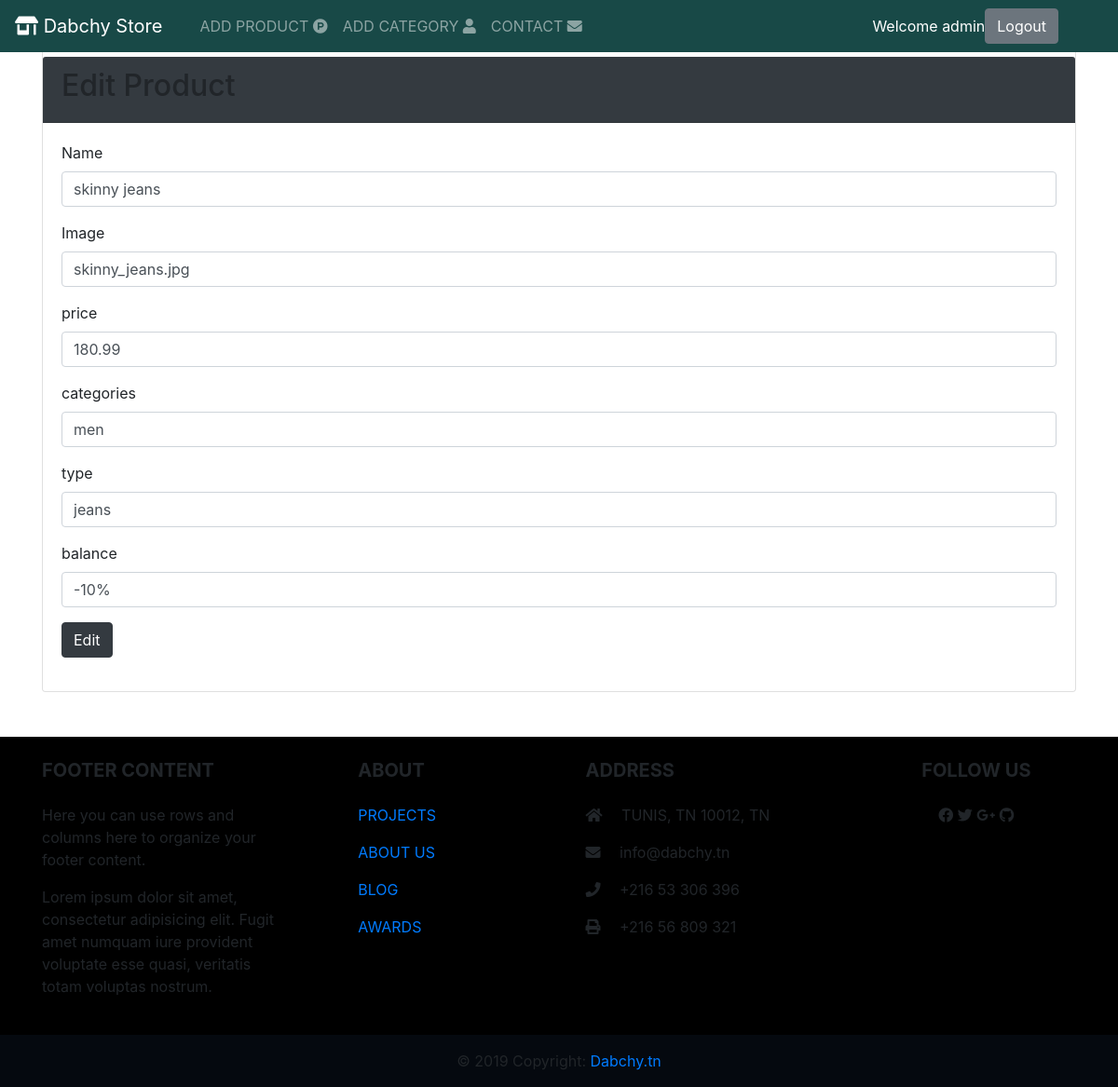
The app's page /frm_update_action.php?id=84 (signed in) with its own data.
### tables this page shows
CREATE TABLE IF NOT EXISTS `tbl_product` (
  `id` int(11) NOT NULL,
  `name` varchar(255) NOT NULL,
  `image` varchar(255) NOT NULL,
  `price` double(10,2) NOT NULL,
  `cathegories` varchar(20) DEFAULT NULL,
  `type` varchar(20) DEFAULT NULL,
  `balance` varchar(10) DEFAULT NULL,
  `quantity` int(11) DEFAULT NULL
);

### produit.php (called while the page is built, shortened)
<?php
class Produit {
	private $name;
	private $image;
	private $price;
    private $cathegories;
    private $type;
    private $balance;
	public function __construct($name ,$image ,$price ,$cathegories ,$type , $balance){
		$this->name= $name;
		$this->image= $image;
		$this->price= $price;
        $this->cathegories= $cathegories;
        $this->type= $type;
        $this->balance= $balance;
	}
	public static function getProduitById($id) {
        $con = new PDO('mysql:host=localhost;dbname=test', 'root', '');
        $req = "select * from tbl_product where id=$id";
        $stmt = $con->query($req);
        $tabProduit = $stmt->fetch(PDO::FETCH_ASSOC);
        $objProduit = new Produit($tabProduit['name'], $tabProduit['image'], $tabProduit['price'], $tabProduit['cathegories'], $tabProduit['type'], $tabProduit['balance']);
        return $objProduit;
    }
    public function getName() {
        return $this->name;
    }
    public function getImage() {
        return $this->image;
    }
    public function getPrice() {
        return $this->price;
    }
    public function getCathegories() {
        return $this->cathegories;
    }
    public function getType() {
        return $this->type;
    }
    public function getBalance() {
        return $this->balance;
    }
}

### frm_update_action.php (the view, shortened to what this page needs)
<?php
require_once './produit.php';
$id = $_GET['id'];
$objProduit = Produit::getProduitById($id);
?>
<!doctype html>
<html lang="en">
  <head>
    <link rel="stylesheet" href="https://maxcdn.bootstrapcdn.com/bootstrap/4.3.1/css/bootstrap.min.css">
  <link rel="stylesheet" href="https://use.fontawesome.com/releases/v5.8.0/css/all.css">
    <link rel="stylesheet" href="https://maxcdn.bootstrapcdn.com/bootstrap/4.0.0-beta.2/css/bootstrap.min.css">
  </head>
  <body class="">
  <nav class="navbar navbar-expand-md navbar-dark fixed-top text-white" style="background: #184947
" id="col">
        <a class="text-white navbar-brand" href="#">
            <i class="fas fa-store-alt"></i> Dabchy Store
        </a>
        <div class="collapse navbar-collapse" id="navbarCollapse">
            <ul class="navbar-nav mr-auto menu">
                <li class="nav-item active">
                <a href="" class="nav-link"> </a>
            </li>
            <li class="nav-item">
                <a class="nav-link "href="frm_ajout_action.php">ADD PRODUCT <i class="fab fa-product-hunt"></i></i></i></a>
            </li>
            <li class="nav-item">
                <a class="nav-link "href="alo/index.html">ADD CATEGORY <i class="fas fa-user"></i></i></i></a>
            </li>
            <li class="nav-item">
                <a class="nav-link "href="contactAdmin.php">CONTACT <i class="fas fa-envelope"></i></a>
            </li>
            </ul>
            <form class="form-inline mt-2 mt-md-0">
                <?php
    if(isset($_SESSION['User']))
    {
        echo 'Welcome ' .$_SESSION['User'].'';
        echo ' <a href="logout.php ?logout" class="btn btn-secondary float-right mr-5"> Logout</a>';
    }
    else
    {
        header("location:loginn.php");
    }
?>
            </form>
        </div>
        </nav>
      <div class="container">
  <div class="card mt-5" style="background-color:">
    <div class="card-header bg-dark" style="margin-top:12px;">
      <h2>Edit Product</h2>
    </div>
    <div class="card-body">
      <form method="post" action="frm_update.php">
        <div class="form-group">
          <label for="name">Name</label>
          <input type="text" name="name" id="name" class="form-control" value="<?php echo $objProduit->getName(); ?>" required>
        </div>
        <div class="form-group">
          <label for="name">Image</label>
          <input type="text" name="image" id="name" class="form-control" value="<?php echo $objProduit->getImage(); ?>" required>
        </div>
        <div class="form-group">
          <label for="name">price</label>
          <input type="text" name="price" id="name" class="form-control" value="<?php echo $objProduit->getPrice(); ?>"required>
        </div>
        <div class="form-group">
          <label for="name">categories</label>
          <input type="text" name="categories" id="name" class="form-control" value="<?php echo $objProduit->getCathegories(); ?>"required>
        </div>
        <div class="form-group">
          <label for="name">type</label>
          <input type="text" name="type" id="name" class="form-control" value="<?php echo $objProduit->gettype(); ?>"required>
        </div>
        <div class="form-group">
          <label for="email">balance</label>
          <input type="text" name="balance" id="email" class="form-control" value="<?php echo $objProduit->getBalance(); ?>">
        </div>
        <div class="form-group">
        <input type="hidden" name="id" value="<?php echo $id = $_GET['id'];  ?>">
          <button type="submit" class="btn btn-dark">Edit</button>
        </div>
      </form>
    </div>
  </div>
</div>
<br>
<br>
<footer style="background-color: #000000" >
    <div class="container text-center text-md-left" >
      <div class="row">
        <div class="col-md-4 col-lg-3 mr-auto my-md-4 my-0 mt-4 mb-1">
          <h5 class="font-weight-bold text-uppercase mb-4">Footer Content</h5>
          <p>Here you can use rows and columns here to organize your footer content.</p>
          <p>Lorem ipsum dolor sit amet, consectetur adipisicing elit. Fugit amet numquam iure provident voluptate esse
            quasi, veritatis totam voluptas nostrum.</p>
        </div>
        <div class="col-md-2 col-lg-2 mx-auto my-md-4 my-0 mt-4 mb-1">
          <h5 class="font-weight-bold text-uppercase mb-4">About</h5>
          <ul class="list-unstyled">
            <li>
              <p>
                <a href="#!">PROJECTS</a>
              </p>
            </li>
            <li>
              <p>
                <a href="#!">ABOUT US</a>
              </p>
            </li>
            <li>
              <p>
                <a href="#!">BLOG</a>
              </p>
            </li>
            <li>
              <p>
                <a href="#!">AWARDS</a>
              </p>
            </li>
          </ul>
        </div>
        <div class="col-md-4 col-lg-3 mx-auto my-md-4 my-0 mt-4 mb-1">
          <h5 class="font-weight-bold text-uppercase mb-4">Address</h5>
          <ul class="list-unstyled">
            <li>
              <p>
                <i class="fas fa-home mr-3"></i> TUNIS, TN 10012, TN</p>
            </li>
            <li>
              <p>
                <i class="fas fa-envelope mr-3"></i> info@dabchy.tn</p>
            </li>
            <li>
              <p>
                <i class="fas fa-phone mr-3"></i> +216 53 306 396</p>
            </li>
            <li>
              <p>
                <i class="fas fa-print mr-3"></i> +216 56 809 321</p>
            </li>
          </ul>
        </div>
        <div class="col-md-2 col-lg-2 text-center mx-auto my-4">
          <h5 class="font-weight-bold text-uppercase mb-4">Follow Us</h5>
          <a>
            <i class="fab fa-facebook"></i>
          </a>
          <a >
            <i class="fab fa-twitter"></i>
          </a>
          <a >
            <i class="fab fa-google-plus-g"></i>
          </a>
          <a >
            <i class="fab fa-github"></i>
          </a>
        </div>
      </div>
    </div>
    <div class="footer-copyright text-center py-3" style="background-color: #05090F">© 2019 Copyright:
      <a href=""> Dabchy.tn</a>
    </div>
  </footer>
  </body>
</html>
<!-- <?php
require_once './produit.php';
?>

### records on screen
tbl_product: name "skinny jeans", image "skinny_jeans.jpg", price "180.99", categories "men", type "jeans", balance "-10%"

### other values on screen
$_SESSION['User'] "admin"
